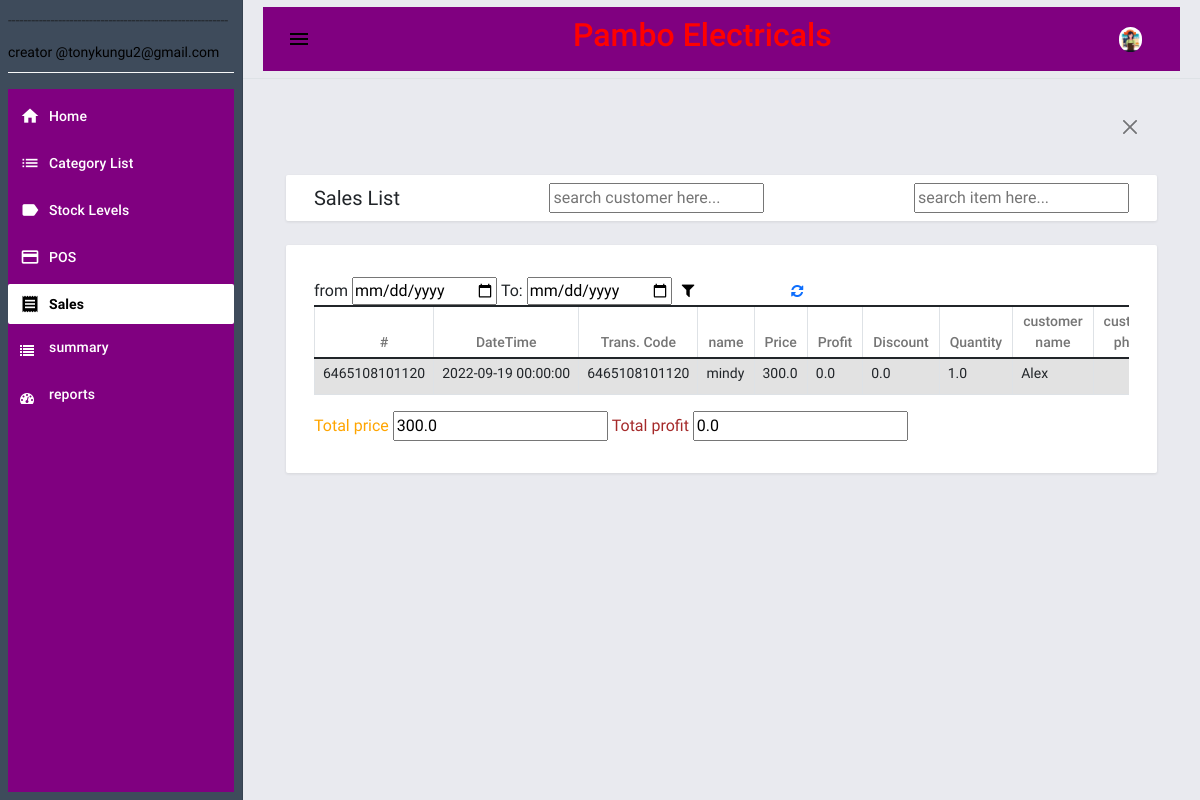
The app's page /sales (signed in), older data.
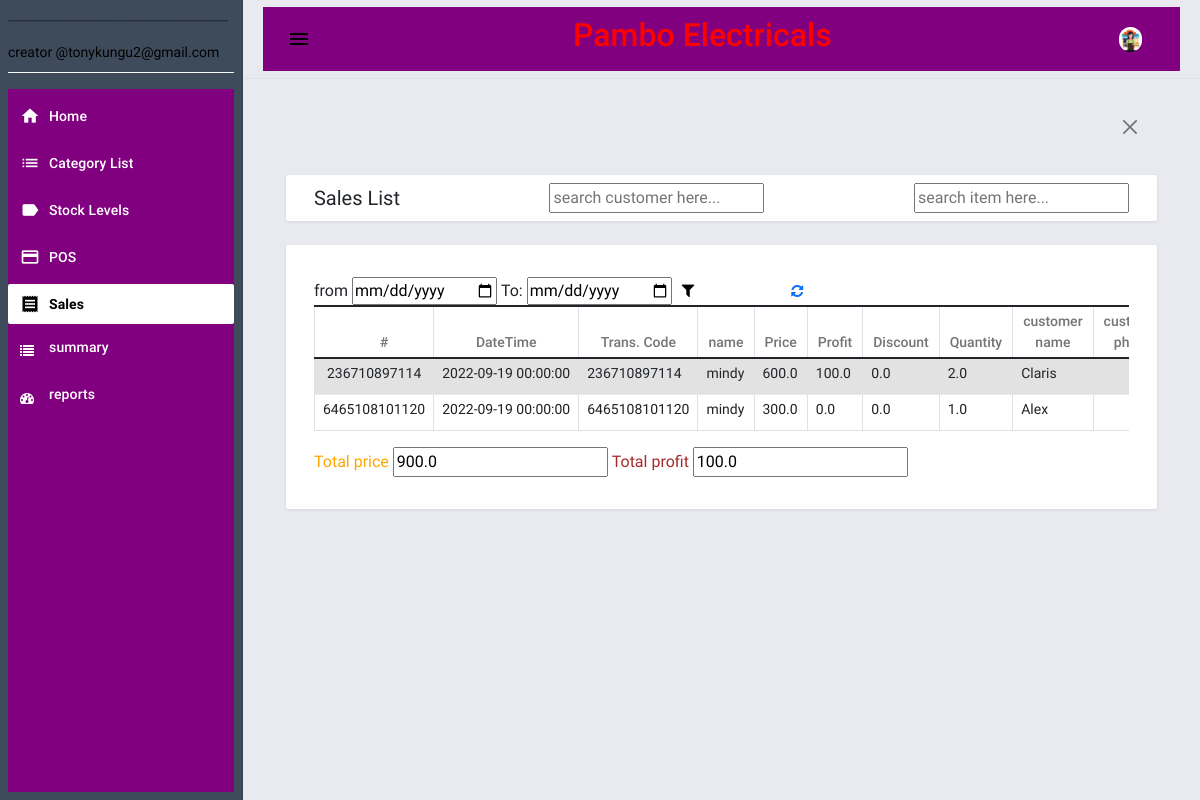
The same page, newer data.
### pambo/database.py (models this page shows)
class sales(posData.Model): # sales info
    sid=posData.Column(posData.Integer,primary_key=True)
    serial=posData.Column(posData.String(100),nullable=False)
    scode=posData.Column(posData.String(100),nullable=False)
    sname=posData.Column(posData.String(100),nullable=False)
    sImage=posData.Column(posData.String(100),nullable=True)
    sDate=posData.Column(posData.DateTime,nullable=False,default=datetime.utcnow)
    sCost=posData.Column(posData.Float,nullable=False)
    sPrice=posData.Column(posData.Float,nullable=False)
    sPriceind=posData.Column(posData.Float,nullable=False)
    sDisc=posData.Column(posData.Float,nullable=True)
    sQuant=posData.Column(posData.Float,nullable=True)
    sProfit=posData.Column(posData.Float,nullable=False)
    sDebtin=posData.Column(posData.Float,nullable=True)
    sDebt=posData.Column(posData.Float,nullable=True)
    sDebtor=posData.Column(posData.String(100),nullable=True)
    sPhone=posData.Column(posData.String(100),nullable=True)
    sPay=posData.Column(posData.DateTime,nullable=True)
    sCreator=posData.Column(posData.String(100),nullable=False)

### pambo/routes.py (the view, shortened to what this page needs)
@app.route('/sales',methods=['GET','POST'])
@login_required
def salesInfo():
    sales_=sales.query.all()
    profit,price=profSum(sales_)
    return render_template('sales.html',sales=sales_,profit=profit,price=price)

### pambo/calc.py (called while the page is built)
def profSum(object):
    profit=[]
    price=[]
    for obj in object:
        profit.append(obj.sProfit)
        price.append(obj.sPrice)
    return sum(profit),sum(price)

### pambo/routes.py (called while the page is built)
@logins.user_loader
def load_user(id):
    return posUsers.query.get(int(id))

### pambo/template/sales.html (shortened to what this page needs)
{% extends "base.html" %}  {% block pageContent %}
<div class="mdc-layout-grid__cell stretch-card mdc-layout-grid__cell--span-12">
    <div class="mdc-card py-2">
        <div class="d-flex justify-content-between align-items-center">
            <h4 class="card-title mb-0">Sales List</h4>
            <input list="magicHouses" id="cname" name="cname" placeholder="search customer here..." />
            <input list="magicHouses" id="iname" name="iname" placeholder="search item here..." />
        </div>
    </div>
</div>
<div class="mdc-layout-grid__cell stretch-card mdc-layout-grid__cell--span-12">
    <div id="sales" class="mdc-card">
        <div class="table-responsive">
            <form action="{{url_for('salesInfo')}}" method="POST">
                <label>from</label>
                <input type="date" name="date1" id="date1">
                <label>To:</label>
                <input type="date" name="date2" id="date2">
                <button style="border: none; background: white;" type="submit"><i class="fa fa-filter"></i></button>
                <a href="{{url_for('salesInfo')}}">
                    <i class="fa fa-refresh"></i>
                 </a>
            </form>
            <table id="salesTab" class="table table-striped table-bordered">
                <colgroup>
                    <col width="5%">
                    <col width="20%">
                    <col width="20%">
                    <col width="25%">
                    <col width="15%">
                    <col width="15%">
                </colgroup>
                <thead>
                    <tr>
                        <th class="text-center py-1">#</th>
                        <th class="text-center py-1">DateTime</th>
                        <th class="text-center py-1">Trans. Code</th>
                        <th class="text-center py-1">name</th>
                        <th class="text-center py-1">Price</th>
                        <th class="text-center py-1">Profit</th>
                        <th class="text-center py-1">Discount</th>
                        <th class="text-center py-1">Quantity</th>
                        <th class="text-center py-1">customer name</th>
                        <th class="text-center py-1">customer phone</th>
                    </tr>
                </thead>
                <tbody id="saletab">
                    {% if current_user.user=="500" %}
                    {% for sale in sales %}
                    <tr>
                        <td class="px-2 py-1 text-center">{{sale.sid}}</td>
                        <td class="px-2 py-1 text-start">{{sale.sDate}}</td>
                        <td class="px-2 py-1 text-start">{{sale.scode}}</td>
                        <td class="px-2 py-1 text-start">{{sale.sname}}</td>
                        <td id="price" class="px-2 py-1 text-start">{{sale.sPrice}}</td>
                        <td id="profit" class="px-2 py-1 text-start">{{sale.sProfit}}</td>
                        <td id="profit" class="px-2 py-1 text-start">{{sale.sDisc}}</td>
                        <td id="profit" class="px-2 py-1 text-start">{{sale.sQuant}}</td>
                        <td id="profit" class="px-2 py-1 text-start">{{sale.sDebtor}}</td>
                        <td id="profit" class="px-2 py-1 text-start">{{sale.sPhone}}</td>
                    </tr>
                    {% endfor %}
                    {% endif %}
                </tbody>
            </table>
            {% if current_user.user=="500" %}
            <label style="color:orange">Total price</label>
            <input type="text" name="total_price" value="{{price}}">
            <label style="color:brown">Total profit</label>
            <input type="text" name="total_profit" value="{{profit}}">
            {% endif %}
        </div>
    </div>
</div>
{% endblock pageContent %}

### pambo/template/base.html (shortened to what this page needs)
<!DOCTYPE html>
<html lang="en">
<head>
    <link rel="stylesheet" href="/static/posAPP/assets/bootstrap/css/bootstrap.min.css">
    <link rel="stylesheet" href="/static/posAPP/assets/material-admin/vendors/mdi/css/materialdesignicons.min.css">
    <link rel="stylesheet" href="/static/posAPP/assets/material-admin/vendors/css/vendor.bundle.base.css">
    <link rel="stylesheet" href="/static/posAPP/assets/material-admin/vendors/flag-icon-css/css/flag-icon.min.css">
    <link rel="stylesheet" href="/static/posAPP/assets/material-admin/vendors/jvectormap/jquery-jvectormap.css">
    <link rel="stylesheet" href="/static/posAPP/assets/material-admin/css/demo/style.css">
    <link rel="stylesheet" href="/static/posAPP/assets/select2/dist/css/select2.min.css">
    <link rel="stylesheet" href="/static/posAPP/assets/default/css/style.css">
    <link rel="stylesheet"
    href=
"https://cdnjs.cloudflare.com/ajax/libs/font-awesome/4.7.0/css/font-awesome.min.css">
  </head>
</head>
<body>
    <div class="body-wrapper">
        {% block navigation %} {% include "navigation.html" %} {% endblock navigation %}
        <div class="main-wrapper mdc-drawer-app-content">
            {% block TopNavigation %} {% include "topNavigation.html" %} {% endblock TopNavigation %}
            <div class="page-wrapper mdc-toolbar-fixed-adjust">
                <main class="content-wrapper">
                    <div class="mdc-layout-grid py-1">
                        <div class="mdc-layout-grid__inner">
                            <div class="mdc-layout-grid__cell stretch-card mdc-layout-grid__cell--span-12">
                                <div class="alert alert w-100 rounded-0 mb-0">
                                    <div class="d-flex w-100">
                                        <div class="col-auto flex-shrink-1 flex-grow-1"></div>
                                        <div class="col-auto text-center">
                                            <button class="btn-close btn-sm text-sm" type="button" onclick="$(this).closest('.alert').remove()"></button>
                                        </div>
                                    </div>
                                </div>
                            </div>
                        </div>
                    </div>
                    <div class="mdc-layout-grid">
                        <div class="mdc-layout-grid__inner">
                            {% block pageContent %} {% endblock pageContent %}
                        </div>
                    </div>
                </main>
                <footer>
                    <div class="mdc-layout-grid">
                    </div>
                </footer>
            </div>
        </div>
    </div>
</body>
</html>

### pambo/template/navigation.html
<aside class="mdc-drawer mdc-drawer--dismissible mdc-drawer--open bg-dark bg-gradient">
    <div class="mdc-drawer__header border-bottom border-light">
        <p>---------------------------------------------------------</p>
        <p style="color:black">creator @tonykungu2@gmail.com</p>
    </div>
    <div class="mdc-drawer__content" style="background-color:purple">
        <div class="mdc-list-group">
            <nav class="mdc-list mdc-drawer-menu">
                <div class="mdc-list-item mdc-drawer-item">
                    <a class="mdc-drawer-link" href="{{url_for('home')}}">
                        <i class="material-icons mdc-list-item__start-detail mdc-drawer-item-icon" aria-hidden="true">home</i> Home
                    </a>
                </div>
                <div class="mdc-list-item mdc-drawer-item">
                    <a class="mdc-drawer-link" href="{{url_for('catInfo')}}">
                        <i class="material-icons mdc-list-item__start-detail mdc-drawer-item-icon" aria-hidden="true">list</i> Category List
                    </a>
                </div>
                <div class="mdc-list-item mdc-drawer-item">
                    <a class="mdc-drawer-link" href="{{url_for('prodInfo')}}">
                        <i class="material-icons mdc-list-item__start-detail mdc-drawer-item-icon" aria-hidden="true">label</i> Stock Levels
                    </a>
                </div>
                <div class="mdc-list-item mdc-drawer-item">
                    <a class="mdc-drawer-link" href="{{url_for('posPage')}}">
                        <i class="material-icons mdc-list-item__start-detail mdc-drawer-item-icon" aria-hidden="true">payment</i> POS
                    </a>
                </div>
                <div class="mdc-list-item mdc-drawer-item">
                    <a class="mdc-drawer-link" href="{{url_for('salesInfo')}}">
                        <i class="material-icons mdc-list-item__start-detail mdc-drawer-item-icon" aria-hidden="true">receipt</i> Sales
                    </a>
                </div>
                {% if current_user.user=="500" %}
                <div class="mdc-list-item mdc-drawer-item">
                    <a class="mdc-drawer-link" href="{{url_for('summaryInfo')}}">
                        <i class="fa fa-list"></i>
                       <p style="margin-left:15px">summary</p>
                    </a>
                </div>
                 <div class="mdc-list-item mdc-drawer-item">
                    <a class="mdc-drawer-link" href="{{url_for('graphs')}}">
                        <i class="fa fa-dashboard"></i>
                       <p style="margin-left:15px">reports</p>
                    </a>
                </div>
                {% endif %}
            </nav>
        </div>
    </div>
</aside>

### pambo/template/topNavigation.html (shortened to what this page needs)
<header class="mdc-top-app-bar border-bottom shadow">
    <div class="mdc-top-app-bar__row" style="background-color:purple">
        <div class="mdc-top-app-bar__section mdc-top-app-bar__section--align-start">
            <button class="material-icons mdc-top-app-bar__navigation-icon mdc-icon-button sidebar-toggler">menu</button>
            <h3 class="glow" style="margin-left:250px; font-size: 32px;">Pambo Electricals</h3>
        </div>
        <div class="mdc-top-app-bar__section mdc-top-app-bar__section--align-end mdc-top-app-bar__section-right" style="background-color:purple">
            <div class="menu-button-container menu-profile d-none d-md-block">
                <button class="mdc-button mdc-menu-button">
                    <span class="d-flex align-items-center">
                    <span class="figure">
                        <img src="/static/posAPP/assets/material-admin/images/faces/index.png" alt="user" class="user">
                    </span>
                    </span>
                </button>
            </div>
        </div>
    </div>
</header>

### pambo/static/posAPP/assets/default/css/style.css (style rules this page uses)
html, body { height: 100%; width: 100%; }
.body-wrapper .main-wrapper .page-wrapper .content-wrapper { min-height: calc(100vh - 84px - 62px) !important; }
.mdc-drawer { background: unset; }
.mdc-drawer__header, .mdc-drawer__content { margin: .5em !important; }
.mdc-list-item.mdc-drawer-item { margin-left: 0 !important; margin-right: 0 !important; }

### pambo/template/topNavigation.html (style rules this page uses)
.glow { font-size: 70px; color: red; text-align: center; -webkit-animation: glow 1s ease-in-out infinite alternate; -moz-animation: glow 1s ease-in-out infinite alternate; animation: glow 1s ease-in-out infinite alternate; }

Row changes from the older to the newer data that the page shows:
added sales: sid "236710897114", sDate "2022-09-19 00:00:00", scode "236710897114", sname "mindy", sPrice "600.0", sProfit "100.0", sDisc "0.0", sQuant "2.0", sDebtor "Claris"
Text that changed along with them:
form field total_price: "300.0" → "900.0"
form field total_profit: "0.0" → "100.0"
